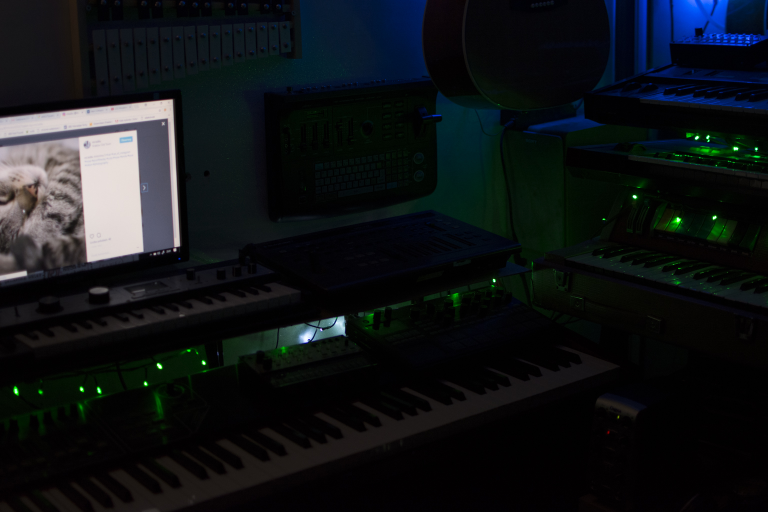
%> input picture Obrazy/HDR/Klawisze00.JPG, 1536 x 1024 px (shown at 1/2 size); its folder holds 3 pictures in this run
$ octave main.m   (GNU Octave 9; MATLAB toolbox functions it lacks are replaced by stand-ins)
%> lines starting %> are read from the running program, lines starting %| are printed output that depends on the picture
### Funkcje/wybierzPare.m
function [shortIdx,longIdx] = wybierzPare(im,method,show)
%% Wstepne definicje
NF=size(im,1);      %odczytanie ilosci zdjec
switch(method)
    case 1      %podzial obrazow na jasne i ciemne, wybor najwiekszej sumy srodkow histogramow
        brightIdx=[];
        darkIdx=[];
        %% Podzial obrazow na jasniejsze i ciemniejsze
        srodek=znajdzSrodek(im);
        for m=1:NF
            hist = imhist(rgb2gray(im{m,1}));
            low = sum(hist(1:srodek));
            high = sum(hist((srodek+1):256));
            if low < high   %wiecej wartosci jasnych ni¿ ciemnych
                brightIdx=[brightIdx m];
                if(show)
                    figure
                    bar(hist)
                    xlim([0 255])
                    ylim([0 max(hist)+100])
                    grid on
                    hold on
                    plot([srodek srodek],[0 max(hist)+100],'r--')
                    hold off
                    title(['Bright (' num2str(low) ':' num2str(high) ')'])
                end
            else                             %wiecej wartosci ciemnych niz jasnych
                darkIdx=[darkIdx m];
                if(show)
                    figure
                    bar(hist)
                    xlim([0 255])
                    ylim([0 max(hist)+100])
                    grid on
                    hold on
                    plot([srodek srodek],[0 max(hist)+100],'r--')
                    hold off
                    title(['Dark (' num2str(low) ':' num2str(high) ')'])
                end
            end
        end, clear m;
        if isempty(brightIdx)
            brightness=0;
            for x=1:length(darkIdx)
                hist = imhist(rgb2gray(im{darkIdx(x),1}));
                high = sum(hist((srodek+1):256));
                if high > brightness
                    brightness = high;
                    brightIdx=darkIdx(x);
                end
            end

        end
        if isempty(darkIdx)
            brightness=0;
            for x=1:length(brightIdx)
                hist = imhist(rgb2gray(im{brightIdx(x),1}));
                low = sum(hist(1:srodek));
                if low > brightness
                    brightness = low;
                    darkIdx=brightIdx(x);
                end
            end
        end

        %% Przeprowadzenie klasyfikacji dla kazdej pary obrazow
        sumMatrix=zeros(length(brightIdx),length(darkIdx));    %zdefiniowanie macierzy klasyfikacyjnej obrazow
        for m=1:length(brightIdx)

            for n=1:length(darkIdx)
                if brightIdx(m)~=darkIdx(n)
                    %sumMatrix(m,n)=histGauss(im{m,1},false)+histGauss(im{n,1},false);
                    sumMatrix(m,n)=histGauss(im{m,1}+im{n,1},false);
                end
            end
        end, clear m n;
        %% Odczyt najlepszej klasyfikacji
        [~,I]=max(sumMatrix(:));
        [bIdx, dIdx]=ind2sub(size(sumMatrix),I);
        shortIdx=darkIdx(dIdx);
        longIdx=brightIdx(bIdx);
    case 2  %wybor najwiekszej sumy srodkow histogramow
        sumMatrix=zeros(NF);    %zdefiniowanie macierzy klasyfikacyjnej obrazow
        %% Przeprowadzenie klasyfikacji dla kazdej pary obrazow
        for m=1:NF
            for n=1:NF
                if m~=n
                    sumMatrix(m,n)=histGauss([im{m,1}+im{n,1}],false);
                end
            end
        end, clear m n;
        %% Odczyt najlepszej klasyfikacji
        [~,I]=max(sumMatrix(:));
        [im1, im2]=ind2sub(size(sumMatrix),I);
        %% Uszeregowanie wybranej pary wzgledem czasu ekspozycji
        hist1=imhist(rgb2gray(im{im1,1}));
        hist2=imhist(rgb2gray(im{im2,1}));
        if(sum(hist1(1:50))>sum(hist2(1:50)))
            shortIdx=im1;
            longIdx=im2;
        else
            shortIdx=im2;
            longIdx=im1;
        end
    case 3  %Przeprowadzenie oceny jakosci dzialania algorytmu HDR dla kazdej pary
        sumMatrix=zeros(NF);    %zdefiniowanie macierzy klasyfikacyjnej obrazow
        %% Przeprowadzenie algorytmu HDR dla kazdej pary obrazow
        for m=1:NF
            for n=1:NF
                if m~=n
                    disp(['m: ' num2str(m) ', n: ' num2str(n)])
                    tryHDR=algorytmHDR(im{m,1},im{n,1});
                    sumMatrix(m,n)=histGauss(tryHDR,false);
                end
            end
        end, clear m n;
        %% Odczyt najlepszej klasyfikacji
        [~,I]=max(sumMatrix(:));
        [im1, im2]=ind2sub(size(sumMatrix),I);
        %% Uszeregowanie wybranej pary wzgledem czasu ekspozycji
        hist1=imhist(rgb2gray(im{im1,1}));
        hist2=imhist(rgb2gray(im{im2,1}));
        if(sum(hist1(1:50))>sum(hist2(1:50)))
            shortIdx=im1;
            longIdx=im2;
        else
            shortIdx=im2;
            longIdx=im1;
        end
end
end

### Funkcje/znajdzSrodek.m
function srodek = znajdzSrodek(im)
sr=zeros(1,size(im,1));
a=zeros(1,254);
for i=1:size(im,1)
    hist=imhist(rgb2gray(im{i,1}));
    for j=2:254  %szukamy punktu, wzgledem ktorego sumy lewej i prawej czesci histogramu sa najbardziej zblizone
        a(j)=abs(sum(hist((j+1):256))-sum(hist(1:j)));
    end
    [~,sr(i)]=min(a(31:226));
end
sr=sr+30;
srodek=round(sum(sr)/length(sr));
end

### Funkcje/obliczTransformacje.m
function tform = obliczTransformacje(im1,im2,show)
im1=histeq(rgb2gray(im1));
im2=histeq(rgb2gray(im2));
%%
% Wykryj i wyekstraktuj cechy z obu obrazow
pts1  = detectSURFFeatures(im1);
pts2 = detectSURFFeatures(im2);
[cechy1,validpts1] = extractFeatures(im1, pts1);
[cechy2,validpts2] = extractFeatures(im2,pts2);
%%
% Dopasuj cechy
pary = matchFeatures(cechy1,cechy2);
dopasowanepts1  = validpts1(pary(:,1));
dopasowanepts2 = validpts2(pary(:,2));
if(show)
    figure; showMatchedFeatures(im1,im2,dopasowanepts1,dopasowanepts2);
    title(['Dopasowane cechy. Ilosc cech: ' num2str(length(dopasowanepts1))]);
    drawnow
end
%%
% Odrzuc niepoprawne dopasowania i oblicz transformacje ('similarity')
[tform,poprawnepts1,poprawnepts2] = estimateGeometricTransform(dopasowanepts2,dopasowanepts1,'similarity');
if(show)
    figure; showMatchedFeatures(im1,im2,poprawnepts2,poprawnepts1);
    title(['Dopasowane cechy (po odrzuceniu blednych). Ilosc cech: ' num2str(length(poprawnepts1))]);
    drawnow
end
end

### main.m
%%
% Projekt:    Program tworzacy zdjecie o szerokim zakresie dynamicznym
%             (HDR) z szeregu zdjec wykonanych bez statywu.
% Autor:      Nikodem Dybinski
%             Inzynieria Mechatroniczna, semestr VI
%             Wydzial Inzynierii Mechanicznej i Robotyki
%             Akademia Gorniczo Hutnicza im. Stanislawa
%             Staszica w Krakowie
% Przedmiot:  Techniki Wizyjne
% Prowadzacy: dr inz. Ziemowit Dworakowski
%             Katedra Robotyki i Mechatroniki
%%
clear all
close all
clc
addpath('Funkcje')
obrazy=dir('Obrazy');
disp('HDR bez statywu - Nikodem Dybinski')
disp('----------------------------------')
%% Parametry
disp('Dostepne bazy zdjec:')
for i=3:size(obrazy,1)
    disp(['   ' num2str(i-2) '. ' obrazy(i).name]);
end
wybor=input(['Wybierz baze zdjec (1-' num2str(size(obrazy,1)-2) '): ']);
%> the answer given: 1
name=obrazy(wybor+2).name;        %nazwa folderu zawierajacego zestaw zdjec
rozszerzenie='jpg'; %szukane rozszerzenie zdjec
disp('Dostepne algorytmy:')
disp('   1. Podzial obrazow na jasne i ciemne, wybor najwiekszej sumy srodkow histogramow.')
disp('   2. Wybor najwiekszej sumy srodkow histogramow.')
disp('   3. Przeprowadzenie oceny jakosci dzialania algorytmu HDR dla kazdej pary. (dlugi czas trwania)')
algorytm=input(['Wybierz rodzaj algorytmu wyboru pary zdjec (1-3): ']);
%> the answer given: 1
wybor=input('Wyswietlic kolejne kroki dzialania programu? (0-1): ');
%> the answer given: 1
if wybor == 1
    show = true;
else
    show = false;
end
clear wybor
disp('----------------------------------')
disp(['Wybrane parametry programu:'])
disp(['              Zestaw zdjec: "' name '" (rozszerzenie "' rozszerzenie '")'])
disp(['                  Algorytm: ' num2str(algorytm)])
disp('----------------------------------')
disp('Rozpoczecie pracy programu.')
%% Wczytanie zdjec
file = dir(fullfile('Obrazy',name,['*.' rozszerzenie])); %wczytanie obrazow z pliku
NF = length(file);  %ilosc wczytanych obrazow
if NF<2
    error('Nie odnaleziono wystarczajacej ilosci zdjec! (minimum 2)')
end
im = cell(NF,2);    %definiowanie przestrzeni danych
for i=1:1:NF        %wczytanie obrazow do przestrzeni danych
    im{i,1} = imread(fullfile('Obrazy',name, file(i).name)); %wczytanie obrazow
    im{i,2} = file(i).name;    %wczytanie nazw plikow
end, clear i file ;
if NF<5
    disp(['Wczytano ' num2str(NF) ' zdjecia.'])
else
    disp(['Wczytano ' num2str(NF) ' zdjec.'])
end
clear NF name rozszerzenie
%% Selekcja obrazow oraz ich prezentacja
[short,long]=wybierzPare(im,algorytm,false);
%> in wybierzPare, `NF=size(im,1);`: NF = 3
%> the loop in znajdzSrodek, `for i=1:size(im,1)` made 3 passes
%> after the loop in znajdzSrodek, `for i=1:size(im,1)`: a = 254 values, max 1572716 at index 254, min 0 at index 1, mean 1347119.9; sr = [1 1 1]
%> in znajdzSrodek, `sr=sr+30;`: sr = [31 31 31]
%> in znajdzSrodek, `srodek=round(sum(sr)/length(sr));`: srodek = 31
%> the loop in wybierzPare, `for m=1:NF` made 3 passes
%> (low, high, darkIdx) on passes 1 to 3: (1418176, 154688, 1), (1396004, 176860, [1 2]), (1416826, 156038, [1 2 3])
%> the loop in wybierzPare, `for x=1:length(darkIdx)` made 3 passes
%> (high, brightness, brightIdx) on passes 1 to 2: (154688, 154688, 1), (176860, 176860, 2)
%> high on pass 3: 156038
%> the loop in wybierzPare, `for m=1:length(brightIdx)` made 1 pass
%> after the loop in wybierzPare, `for m=1:length(brightIdx)`: sumMatrix = [289640.7 0 282512.1]
%> in wybierzPare, `[~,I]=max(sumMatrix(:));`: I = 1
%> in wybierzPare, `longIdx=brightIdx(bIdx);`: longIdx = 2
%> short = 1; long = 2
disp(['Obrazy wybrane jako wejscie do algorytmu HDR: ' im{short,2} ' oraz ' im{long,2}])
%| Obrazy wybrane jako wejscie do algorytmu HDR: Klawisze00.JPG oraz Klawisze01.JPG
if(show)
    figure
    imshowpair(im{short,1},im{long,1},'montage')
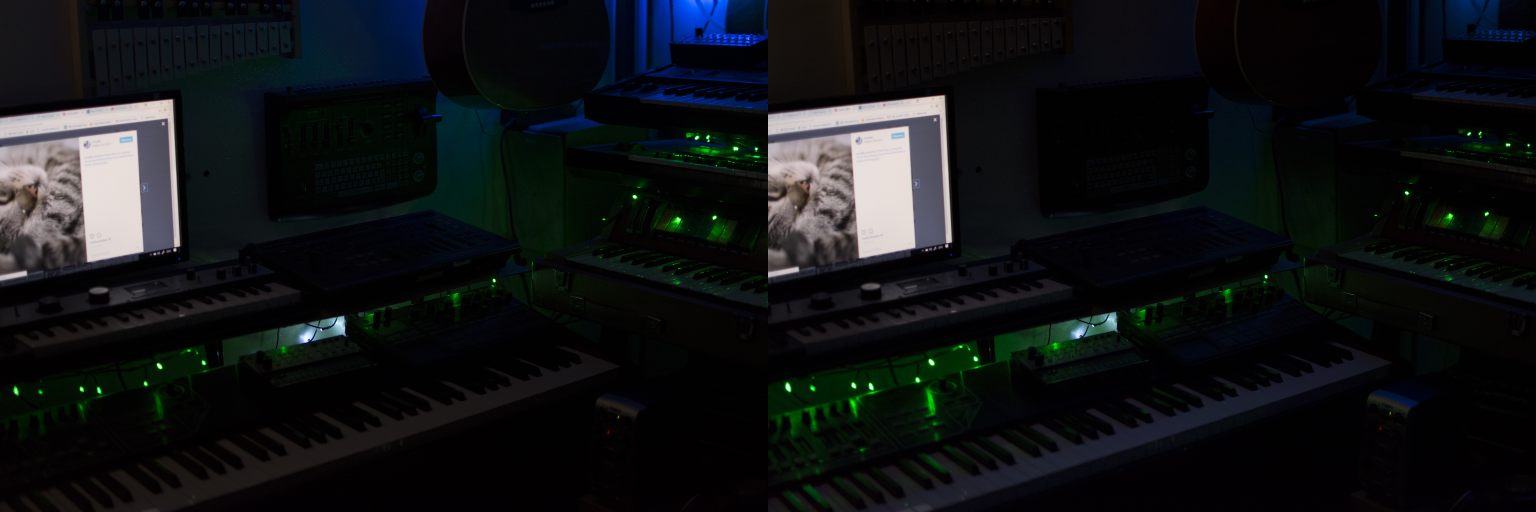
%> displayed picture: size 1024x3072x3, on the screen's scale of 0 to 255 (shown at 1/2 size); mean R, G, B 16.9, 19.8, 21.2
    title(['Obrazy wybrane jako wejscie do algorytmu HDR: ' im{short,2} ' oraz ' im{long,2}])
    drawnow
end
%% Dopasowanie obrazow
outputView = imref2d(size(im{short,1}));
trans=obliczTransformacje(im{short,1},im{long,1},show); %liczenie transformacji
%> in obliczTransformacje, `im1=histeq(rgb2gray(im1));`:
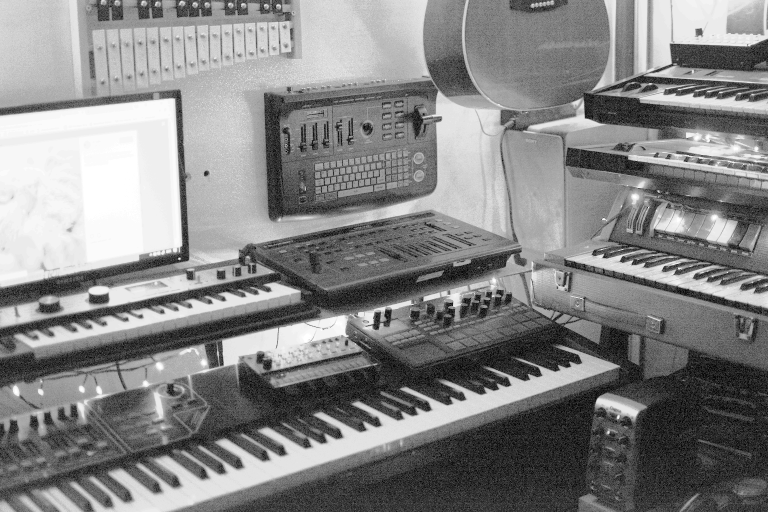
%> im1: size 1024x1536 uint8 (shown at 1/2 size); min 8, max 255, mean 133.1
%> in obliczTransformacje, `im2=histeq(rgb2gray(im2));`:
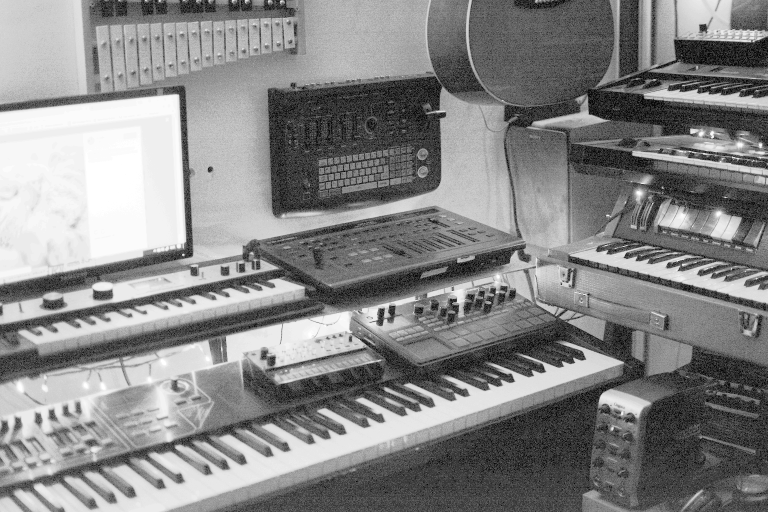
%> im2: size 1024x1536 uint8 (shown at 1/2 size); min 8, max 255, mean 134.9
%> the run ends on the next line
